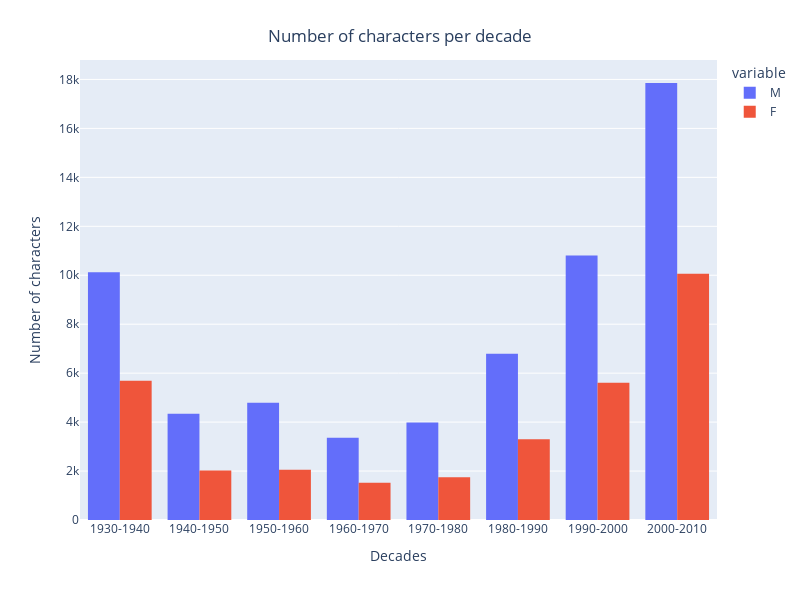

The code cell stored with this chart in its notebook:
### Markdown cell above
### Distribution of man/woman

### Code cell
df = df_character_usa_summary_results

#Group by decade end count the number of male/female character
s_m = pd.Series(df[df.Actor_gender=='M'].groupby('Decade')['Actor_gender'].count(),name='M')
s_f = pd.Series(df[df.Actor_gender=='F'].groupby('Decade')['Actor_gender'].count(),name='F')
df2 = pd.concat([s_m,s_f],axis=1)
df2 = df2.reset_index()


#Plot
plot6 = px.histogram(df2, x=decades, y=["M", "F"], barmode='group', labels={'x':'Decades', 'value':'Number of characters'}, width=800, height=600)
title6 = {'text': "Number of characters per decade", 'y':0.95, 'x':0.5, 'xanchor': 'center', 'yanchor': 'top'}
plot6.for_each_yaxis(lambda a: a.update(title_text=a.title.text.replace("sum of", "")))
plot6.update_layout(title=title6)

### Figure 1 — Plotly figure (JSON) as saved in the notebook; plotly's stock layout.template omitted (floating-point values rounded to 4 significant figures)
{"data": [{"alignmentgroup": "True", "bingroup": "x", "histfunc": "sum", "hovertemplate": "variable=M<br>Decades=%{x}<br>sum of Number of characters=%{y}<extra></extra>", "legendgroup": "M", "marker": {"color": "#636efa", "pattern": {"shape": ""}}, "name": "M", "offsetgroup": "M", "orientation": "v", "showlegend": true, "type": "histogram", "x": ["1930-1940", "1940-1950", "1950-1960", "1960-1970", "1970-1980", "1980-1990", "1990-2000", "2000-2010"], "xaxis": "x", "y": [10122, 4339, 4788, 3365, 3988, 6795, 10804, 17855], "yaxis": "y"}, {"alignmentgroup": "True", "bingroup": "x", "histfunc": "sum", "hovertemplate": "variable=F<br>Decades=%{x}<br>sum of Number of characters=%{y}<extra></extra>", "legendgroup": "F", "marker": {"color": "#EF553B", "pattern": {"shape": ""}}, "name": "F", "offsetgroup": "F", "orientation": "v", "showlegend": true, "type": "histogram", "x": ["1930-1940", "1940-1950", "1950-1960", "1960-1970", "1970-1980", "1980-1990", "1990-2000", "2000-2010"], "xaxis": "x", "y": [5693, 2019, 2051, 1518, 1746, 3301, 5607, 10058], "yaxis": "y"}], "layout": {"barmode": "group", "height": 600, "legend": {"title": {"text": "variable"}, "tracegroupgap": 0}, "margin": {"t": 60}, "title": {"text": "Number of characters per decade", "x": 0.5, "xanchor": "center", "y": 0.95, "yanchor": "top"}, "width": 800, "xaxis": {"anchor": "y", "domain": [0, 1], "title": {"text": "Decades"}}, "yaxis": {"anchor": "x", "domain": [0, 1], "title": {"text": " Number of characters"}}}}
